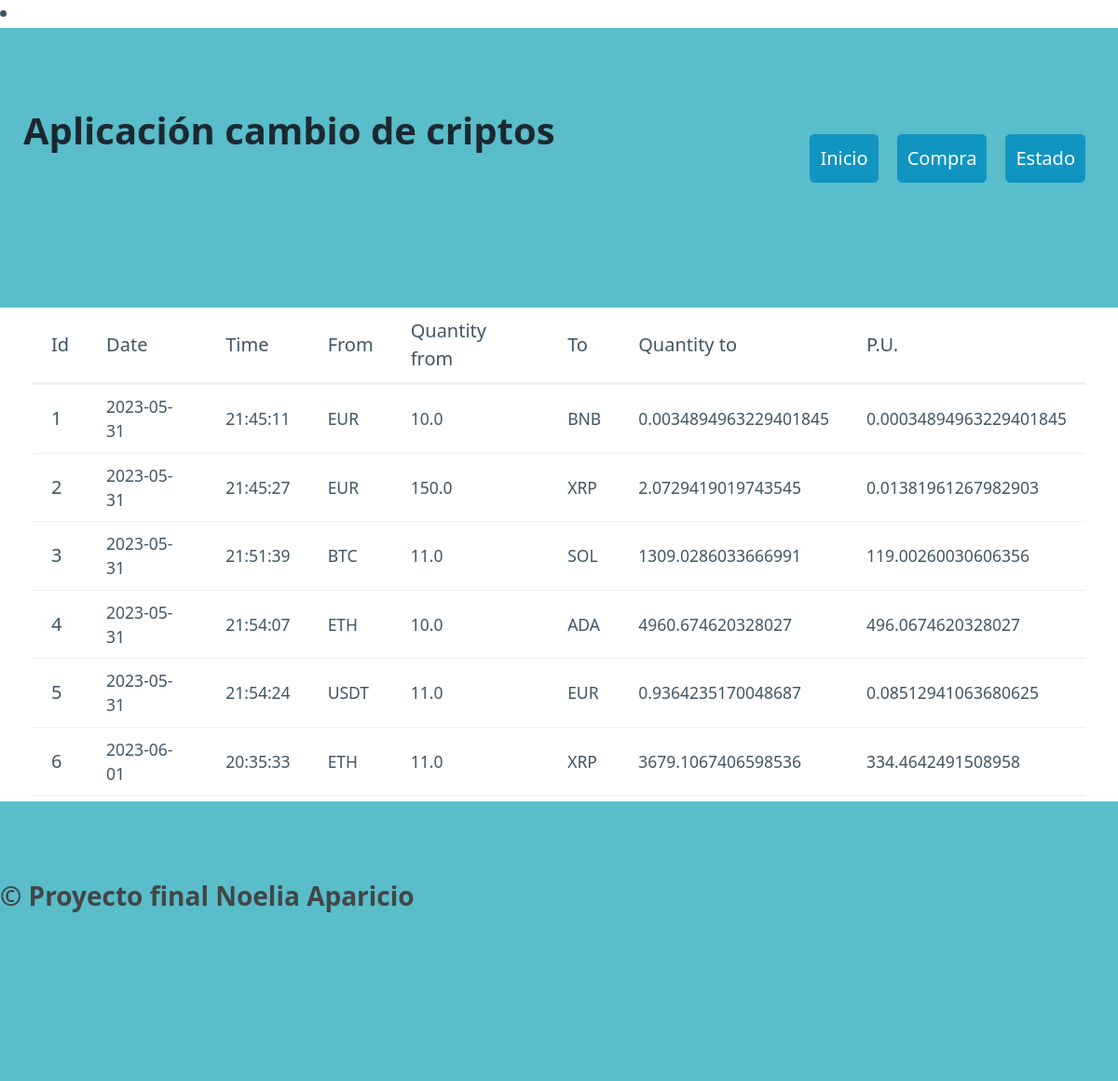
Before: / with the older database file.
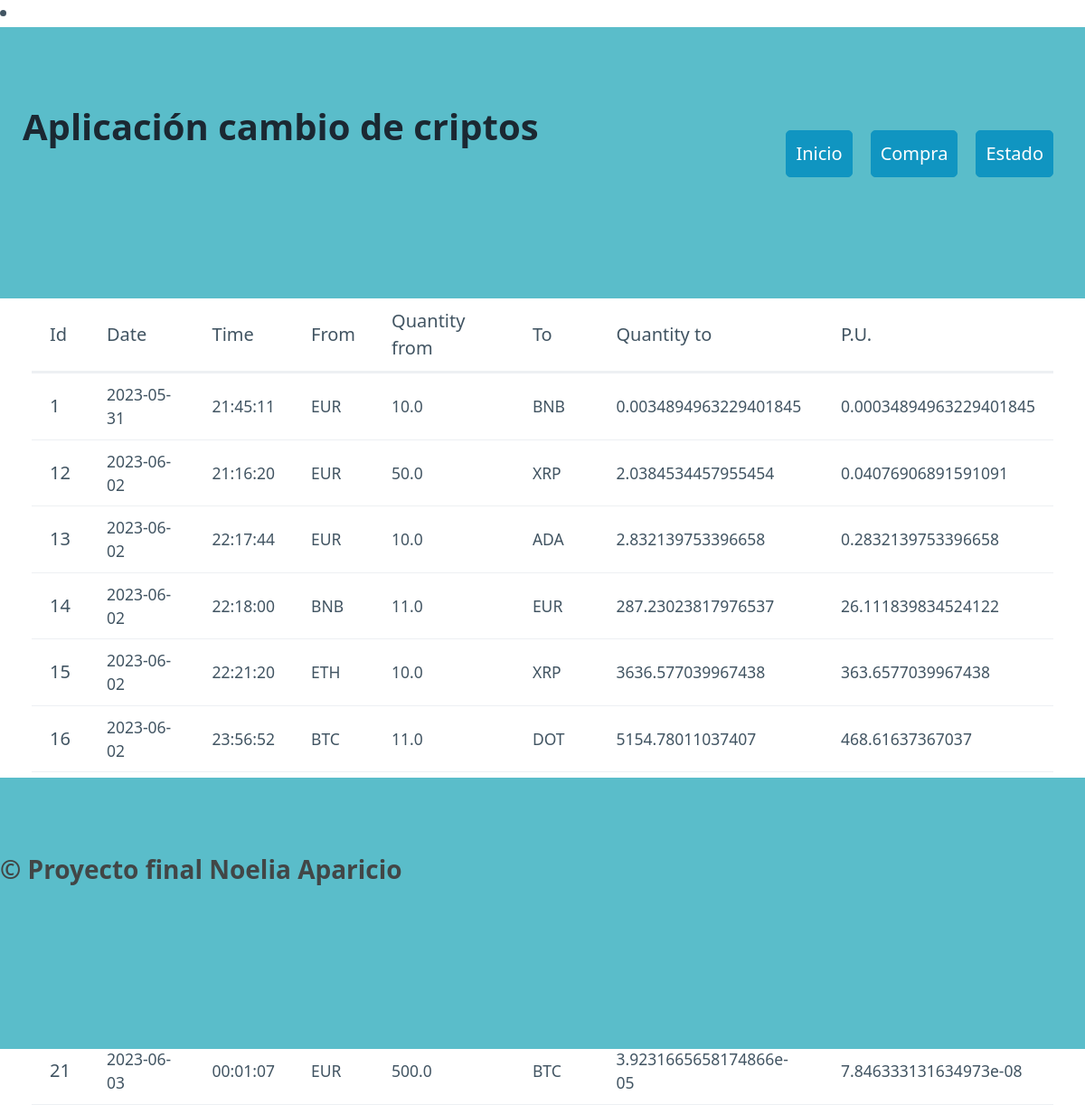
After: the same page with the newer database file.
### tables this page shows
CREATE TABLE "mov_criptos" (
	"id"	INTEGER,
	"date"	TEXT NOT NULL,
	"time"	TEXT NOT NULL,
	"mfrom"	TEXT NOT NULL,
	"quantity_from"	REAL NOT NULL,
	"mto"	TEXT NOT NULL,
	"quantity_to"	REAL NOT NULL,
	PRIMARY KEY("id" AUTOINCREMENT)
);

### flask_classic/routes.py (the view)
@app.route("/")
def index():
    dic_index = conexion_base()
    print(dic_index)
    no_data = False
    if not dic_index:
        no_data = True
        return render_template ("index.html", datos=dic_index, sin_data = no_data)
    else:
        return render_template ("index.html", datos=dic_index)

### flask_classic/models.py (called while the page is built)
def conexion_base(): #aqui hacemos la conexion con la base de datos
    conectar = Conexion ("SELECT * FROM mov_criptos;")
    fila = conectar.res.fetchall()
    columna = conectar.res.description
    li_diccionario=[]
    if fila:
        for f in fila:
            diccionario = {}
            posicion = 0
            for c in columna:
                diccionario[c[0]] = f[posicion]
                posicion += 1
            li_diccionario.append(diccionario)
    conectar.con.close() #cerramos la query
    return li_diccionario

### flask_classic/templates/index.html (shortened to what this page needs)
{% extends "base.html" %}
{% block section %}
    <div class="container" id="tabla">
        <table>
            <thead>
              <tr>
                <th scope="col">Id</th>
                <th scope="col">Date</th>
                <th scope="col">Time</th>
                <th scope="col">From</th>
                <th scope="col">Quantity from</th>
                <th scope="col">To</th>
                <th scope="col">Quantity to</th>
                <th scope="col">P.U.</th>
              </tr>
            </thead>
            <tbody>
                {% for item in datos %}
                    <tr>
                        <th>{{item.id}}</th>
                        <td>{{item.date}}</td>
                        <td>{{item.time}}</td>
                        <td>{{item.mfrom}}</td>
                        <td>{{item.quantity_from}}</td>
                        <td>{{item.mto}}</td>
                        <td>{{item.quantity_to}}</td>
                        <td>{{item.quantity_to/item.quantity_from}}</td>
                    </tr>
                {% endfor %}
            </tbody>
        </table>
    </div>
{% endblock %}

### flask_classic/templates/base.html (shortened to what this page needs)
<!DOCTYPE html>
<html lang="en">
<head>
    <link rel="stylesheet" href="/static/pico.css">
    <link rel="stylesheet" href="/static/styles.css">
    <li><link rel="stylesheet" href="https://fonts.googleapis.com/css2?family=Material+Symbols+Outlined:opsz,wght,FILL,GRAD@48,400,0,0" /></li>
</head>
<body>
    <header>
        <div class="container">
            <nav>
                <ul>
                    <h1>Aplicación cambio de criptos</h1>
                </ul>
                <ul>
                    <li><a href="/" role="button">Inicio</a></li>
                    <li><a href="/purchase" role="button">Compra</a></li>
                    <li><a href="/status" role="button">Estado</a></li>
                </ul>
            </nav>
        </div>
    </header>
    <section class="container">
        {% block section %}
        {% endblock %}
    </section>
    <footer>
            &copy; Proyecto final Noelia Aparicio
    </footer>

### flask_classic/static/styles.css (style rules this page uses)
header, footer { background-color: #5abdca; color: #424646; font-size: 1.4em; font-weight: bold; height: 300px; }
body { min-height: 100vh; display: grid; grid-template-rows: auto auto 1fr auto; margin: 0; }
#tabla { height: 450px; }

Changed rows visible on the page:
removed mov_criptos: id "2", date "2023-05-31", time "21:45:27", mfrom "EUR", quantity_from "150.0", mto "XRP", quantity_to "2.0729419019743545", item.quantity_to/item.quantity_from "0.01381961267982903"
removed mov_criptos: id "3", date "2023-05-31", time "21:51:39", mfrom "BTC", quantity_from "11.0", mto "SOL", quantity_to "1309.0286033666991", item.quantity_to/item.quantity_from "119.00260030606356"
removed mov_criptos: id "4", date "2023-05-31", time "21:54:07", mfrom "ETH", quantity_from "10.0", mto "ADA", quantity_to "4960.674620328027", item.quantity_to/item.quantity_from "496.0674620328027"
removed mov_criptos: id "5", date "2023-05-31", time "21:54:24", mfrom "USDT", quantity_from "11.0", mto "EUR", quantity_to "0.9364235170048687", item.quantity_to/item.quantity_from "0.08512941063680625"
removed mov_criptos: id "6", date "2023-06-01", time "20:35:33", mfrom "ETH", quantity_from "11.0", mto "XRP", quantity_to "3679.1067406598536", item.quantity_to/item.quantity_from "334.4642491508958"
added mov_criptos: id "12", date "2023-06-02", time "21:16:20", mfrom "EUR", quantity_from "50.0", mto "XRP", quantity_to "2.0384534457955454", item.quantity_to/item.quantity_from "0.04076906891591091"
added mov_criptos: id "13", date "2023-06-02", time "22:17:44", mfrom "EUR", quantity_from "10.0", mto "ADA", quantity_to "2.832139753396658", item.quantity_to/item.quantity_from "0.2832139753396658"
added mov_criptos: id "14", date "2023-06-02", time "22:18:00", mfrom "BNB", quantity_from "11.0", mto "EUR", quantity_to "287.23023817976537", item.quantity_to/item.quantity_from "26.111839834524122"
added mov_criptos: id "15", date "2023-06-02", time "22:21:20", mfrom "ETH", quantity_from "10.0", mto "XRP", quantity_to "3636.577039967438", item.quantity_to/item.quantity_from "363.6577039967438"
added mov_criptos: id "16", date "2023-06-02", time "23:56:52", mfrom "BTC", quantity_from "11.0", mto "DOT", quantity_to "5154.78011037407", item.quantity_to/item.quantity_from "468.61637367037"
added mov_criptos: id "21", date "2023-06-03", time "00:01:07", mfrom "EUR", quantity_from "500.0", mto "BTC", quantity_to "3.9231665658174866e-05", item.quantity_to/item.quantity_from "7.846333131634973e-08"
